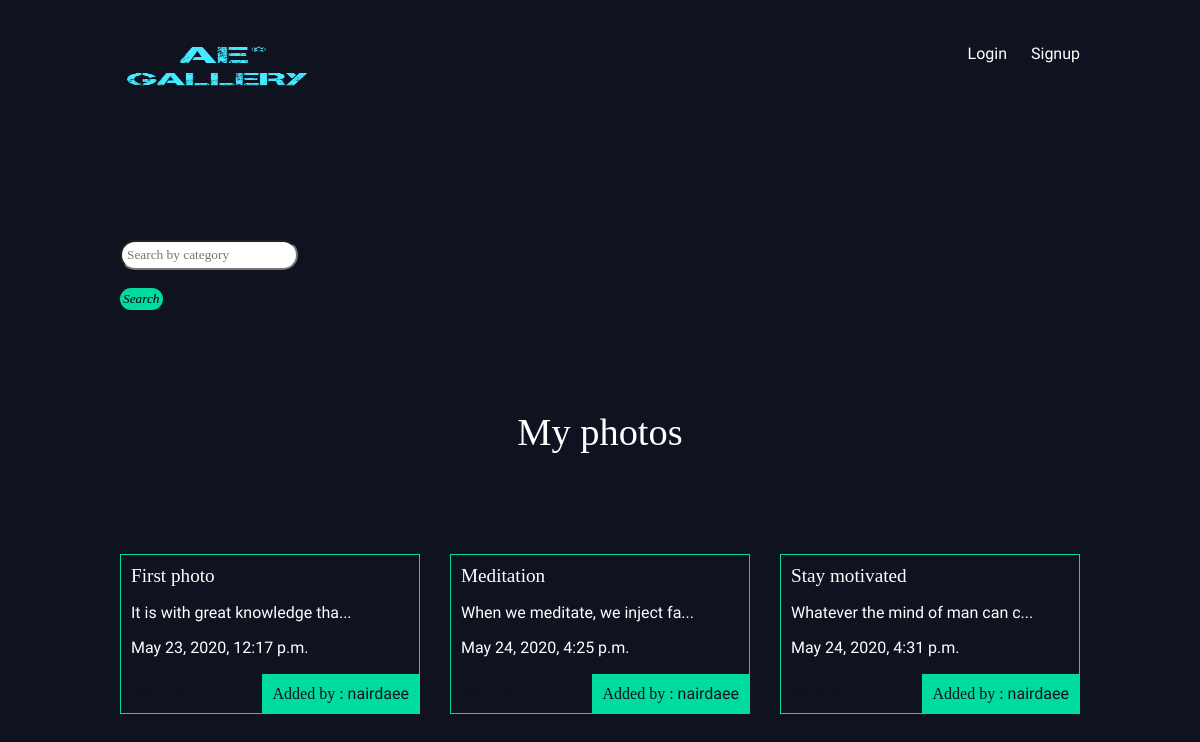
/photos/, run on the app's committed database.
### photos/models.py (models this page shows, shortened)
class Photos(models.Model):
    title = models.CharField(max_length=100)
    slug = models.SlugField()
    body = models.TextField()
    date = models.DateTimeField(auto_now_add=True)
    thumb = models.ImageField(default='default.png',blank= True)
    owner = models.ForeignKey(User, default= None)
    category = models.ForeignKey(Category)
    location = models.ForeignKey(Location)
    def snippet(self):
        return self.body[:30] + '...'

### photos/views.py (the view)
def photo_list(request):
    photos = Photos.objects.all().order_by('date')
    return render(request,'photos/photos_list.html', {'photos': photos})

### photos/templates/photos/photos_list.html
{% extends 'base_layout.html' %}
{% block content%}
<div class="col-sm-4 col-md-4 navbar-right">
    <form class="navbar-form" role="search" action="{% url 'photos:search_photos' %}">
        <div class="input-group">
            <input type="text" class="form-control" placeholder="Search by category" name="photo">
        </div>
        <br>
        <div class="input-group-btn">
            <button class="btnbtn" type="submit"><i class="glyphicon glyphicon-search">Search</i></button>
        </div>
    </form>
</div>
<h1 class="head">My photos</h1>
<div class="photos">
   {% for photo in photos%}
    <div class= "photo">
      <h2><a class="head" href='{% url "photos:detail" slug=photo.slug %}'>{{photo.title}}</a></h2>
      <p class="bodies">{{photo.snippet}}</p>
      <p class= "others">{{photo.date}}</p>
      <a class="view" href='{% url "photos:detail" slug=photo.slug %}'>View pic</a>
      <p class="author">Added by : <span class='owner'> {{ photo.owner.username }}</span></p>
    </div>
   {% endfor %}
</div>
{% endblock %}

### assets/styles.css (style rules this page uses)
body { background-color: #0f121f; background-repeat: no-repeat; color: #fff; }
.form-control { border-radius:30px; padding: 5px; }
.btnbtn { border-radius: 40px; background-color:#00dba0; border:none; padding:3px; }
body * { font-family: Ubuntu; }
h1, h2, h3, h4, h5 { font-weight: normal; margin: 0; }
a, a:hover, a:visited { color: #fff; text-decoration: none; }
div.wrapper > h1 { text-align: center; margin: 100px auto; font-size: 2.4em }
.photos { display: grid; grid-template-columns: 1fr 1fr 1fr; grid-gap: 30px; }
.photo { padding: 10px; border: 1px solid #00dba0; position: relative; padding-bottom: 40px; }
.photo h2 { font-size: 1.2em; }
.photo .author { padding: 10px; background: #00dba0; position: absolute; right: 0; bottom: 0; margin: 0; color: #0f121f; }
.view { padding: 10px; position: absolute; left: 0; bottom: 0; margin: 0; color: #0f121f; animation-name: seepic; animation-duration: 1.5s; animation-iteration-count: infinite; }
.head { font-family: 'Crimson Text', serif; }
.owner { font-family: 'Chelsea Market', cursive; }
.bodies { font-family: 'Handlee', cursive; }
.others { font-family: 'Orbitron', sans-serif; }

### data on the page
Photos: title "First photo", snippet "It is with great knowledge tha...", date "May 23, 2020, 12:17 p.m.", owner.username "nairdaee"
Photos: title "Meditation", snippet "When we meditate, we inject fa...", date "May 24, 2020, 4:25 p.m.", owner.username "nairdaee"
Photos: title "Stay motivated", snippet "Whatever the mind of man can c...", date "May 24, 2020, 4:31 p.m.", owner.username "nairdaee"
